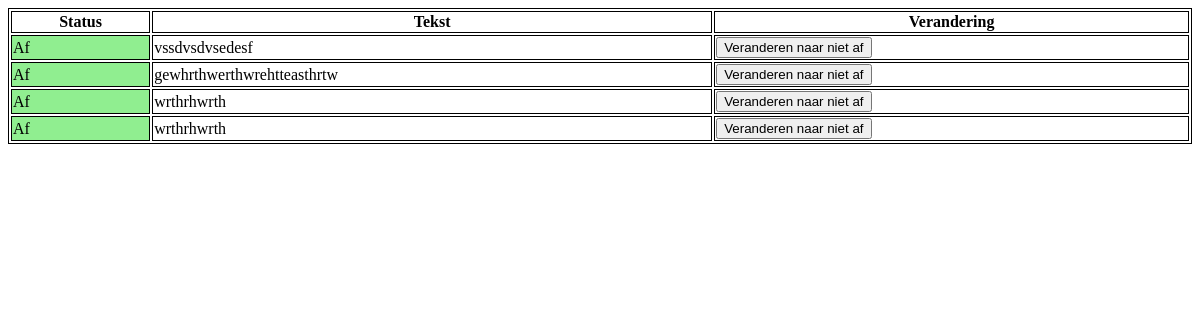
The page / (signed in) on the database as committed earlier.
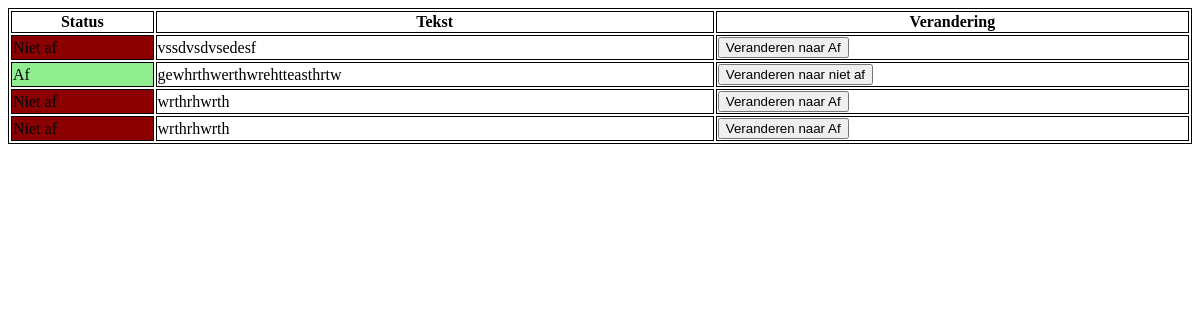
The same page on the database as committed later.
### api/models.py (models this page shows, shortened)
class Todo(models.Model):
    text = models.TextField()
    owner = models.ForeignKey(User, on_delete=models.CASCADE)
    af = models.BooleanField()

### HTMLserve/views.py (the view)
# urls.py: path("", views.index),
def index(request: HttpRequest) -> HttpResponse:
    if request.user.id is not None:
        todos = Todo.objects.filter(owner=request.user).all()
        return render(request, "index.html", {'todos': todos})
    return redirect("/login")

### HTMLserve/templates/index.html (shortened to what this page needs)
<!DOCTYPE html>
<html>
    <head>
    </head>
<body>
    <table style="width: 100%">
        <tr>
            <th>Status</th>
            <th>Tekst</th>
            <th>Verandering</th>
        </tr>
        {%for todo in todos%}
        <tr id="{{todo.pk}}">
            <td id="{{todo.pk}}-state" bgcolor="{%if todo.af%} lightgreen {%else%} darkred {%endif%}">
                {%if todo.af%}
                Af
                {%else%}
                Niet af
                {%endif%} </td>
            <td>{{todo.text}}</td>
            <td id="{{todo.pk}}-switch">
                {%if todo.af%}
                <button onclick='changeTo({{todo.pk}}, false)'> Veranderen naar niet af</button>
                {%else%}
                <button onclick='changeTo({{todo.pk}}, true)'>Veranderen naar Af</button>
                {%endif%}
            </td>
        </tr>
            {%endfor%}
    </table>
    </body>
</html>

### HTMLserve/templates/index.html (style rules this page uses)
table, th, td { border:1px solid black; }

Rows that differ between the two databases and show on the page:
changed Todo "vssdvsdvsedesf": af "Af Veranderen naar niet af" → "Niet af Veranderen naar Af"
changed Todo (number 3 of 4 on the later page): af "Af Veranderen naar niet af" → "Niet af Veranderen naar Af"
changed Todo (number 4 of 4 on the later page): af "Af Veranderen naar niet af" → "Niet af Veranderen naar Af"
